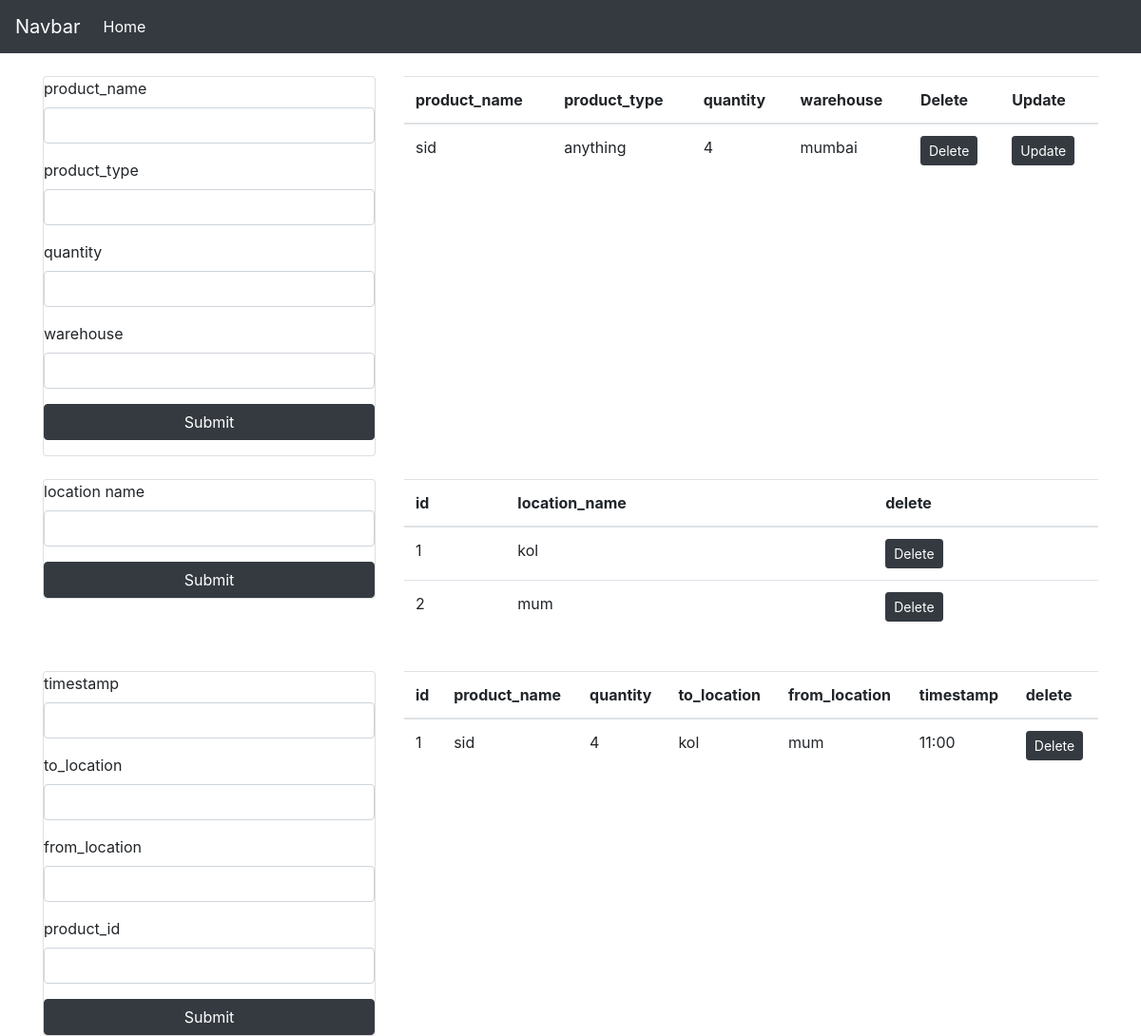
Before: / with the older database file.
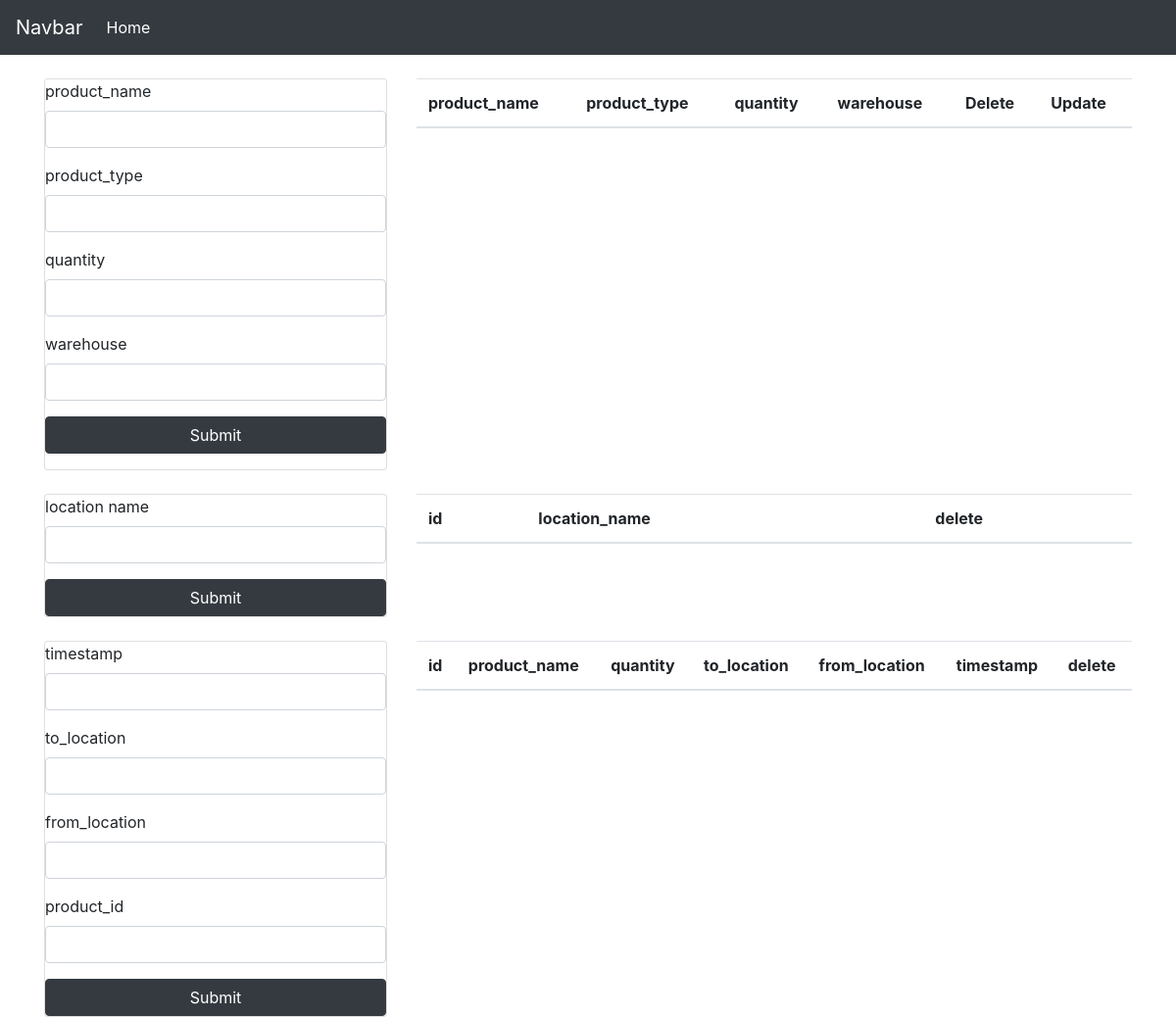
After: the same page with the newer database file.
### app.py (models this page shows)
class User1(db.Model):
    id = db.Column(db.Integer,primary_key=True, autoincrement=True)
    product_name = db.Column(db.String(200))
    product_type = db.Column(db.String(200))
    quantity = db.Column(db.String(200))
    warehouse = db.Column(db.String(200))
    movements = db.relationship('Movement', backref="user2")

class Location(db.Model):
    id = db.Column(db.Integer,primary_key=True, autoincrement=True)
    location_name = db.Column(db.String(200))

class Movement(db.Model):
    id = db.Column(db.Integer, primary_key=True)
    timestamp = db.Column(db.String(200))
    to_location = db.Column(db.String(200))
    from_location = db.Column(db.String(200))
    product_id = db.Column(db.Integer, db.ForeignKey('user1.id'))

### app.py (the view, shortened to what this page needs)
@app.route('/',methods=['GET','POST'])
def get():
    if request.method == "GET":
        user1s = User1.query.all()
        locations = Location.query.all()
        for i in locations:
            print(i)
        movements = db.session.query(User1, Movement).filter(User1.id == Movement.product_id ).all()
        page ='home'
        user = User1(id='',product_name='',product_type='',quantity='',warehouse='')
        return render_template('home.html',user1s=user1s,locations=locations,movements=movements,page=page,user=user)

### templates/home.html (shortened to what this page needs)
{% extends 'index.html' %}
{% block content %}
<br>
<div class="row">
    <div class="col-lg-4">
        <div class="card">
            {% if page == 'home' %}
            <form action="/" method="POST" class="form-group">
            {% endif %}
            <div class="form-group">
                <label for="">product_name</label>
                <input type="text" name="product_name" class="form-control" value={{user.product_name}}>
            </div>
            <div class="form-group">
                <label for="">product_type</label>
                <input type="text" name="product_type" class="form-control" value={{user.product_type}}>
            </div>
            <div class="form-group">
                <label for="">quantity</label>
                <input type="text" name="quantity" class="form-control" value={{user.quantity}}>
            </div>
            <div class="form-group">
                <label for="">warehouse</label>
                <input type="text" name="warehouse" class="form-control" value={{user.warehouse}}>
            </div>
            <button class="btn btn-block btn-dark">Submit</button>
            </form>
        </div>
    </div>
    <div class="col-lg-8">
        <table class="table">
            <thead>
                <th>product_name</th>
                <th>product_type</th>
                <th>quantity</th>
                <th>warehouse</th>
                <th>Delete</th>
                <th>Update</th>
            </thead>
            <tbody>
                {% for i in user1s %}
                <tr>
                    <td>{{ i.product_name }}</td>
                    <td>{{ i.product_type }}</td>
                    <td>{{ i.quantity }}</td>
                    <td>{{ i.warehouse }}</td>
                    <td>
                        <a href='/delete_product/{{i.id}}' class="btn btn-sm btn-dark">Delete</a>
                    </td>
                    <td>
                        <a href='/update_product/{{i.id}}' class="btn btn-sm btn-dark">Update</a>
                    </td>
                </tr>
                {% endfor %}
            </tbody>
        </table>
    </div>
</div>
<br>
<div class="row">
    <div class="col-lg-4">
        <div class="card">
            <form method="POST" action="/add_location">
                <div class="form-group">
                    <label for="">location name</label>
                    <input type="text" name="location_name" class="form-control" >
                </div>
                <button class="btn btn-block btn-dark">Submit</button>
            </form>
        </div>
    </div>
    <div class="col-lg-8">
        <table class="table">
            <thead>
                <th>id</th>
                <th>location_name</th>
                <th>delete</th>
            </thead>
            <tbody>
                {% for i in locations %}
                <tr>
                    <td>{{ i.id }}</td>
                    <td>{{ i.location_name }}</td>
                    <td>
                        <a href='/delete_location/{{i.id}}' class="btn btn-sm btn-dark">Delete</a>
                    </td>
                </tr>
                {% endfor %}
            </tbody>
        </table>
    </div>
</div>
<br>
<div class="row">
    <div class="col-lg-4">
        <div class="card">
            <form method="POST" action="/add_movement">
                <div class="form-group">
                    <label for="">timestamp</label>
                    <input type="text" name="timestamp" class="form-control" >
                </div>
                <div class="form-group">
                    <label for="">to_location</label>
                    <input type="text" name="to_location" class="form-control" >
                </div>
                <div class="form-group">
                    <label for="">from_location</label>
                    <input type="text" name="from_location" class="form-control" >
                </div>
                <div class="form-group">
                    <label for="">product_id</label>
                    <input type="text" name="product_id" class="form-control" >
                </div>
                <button class="btn btn-block btn-dark">Submit</button>
            </form>
        </div>
    </div>
    <div class="col-lg-8">
        <table class="table">
            <thead>
                <th>id</th>
                <th>product_name</th>
                <th>quantity</th>
                <th>to_location</th>
                <th>from_location</th>
                <th>timestamp</th>
                <th>delete</th>
            </thead>
            <tbody>
                {% for i in movements %}
                <tr>
                    <td>{{ i.User1.id }}</td>
                    <td>{{ i.User1.product_name }}</td>
                    <td>{{ i.User1.quantity }}</td>
                    <td>{{ i.Movement.to_location }}</td>
                    <td>{{ i.Movement.from_location }}</td>
                    <td>{{ i.Movement.timestamp }}</td>
                    <td>
                        <a href='/delete_movement/{{i.User1.id}}' class="btn btn-sm btn-dark">Delete</a>
                    </td>
                </tr>
                {% endfor %}
            </tbody>
        </table>
    </div>
</div>
{% endblock %}

### templates/index.html (shortened to what this page needs)
<!DOCTYPE html>
<html lang="en">
<head>
    <link rel="stylesheet" href="https://stackpath.bootstrapcdn.com/bootstrap/4.3.1/css/bootstrap.min.css">    <title>Document</title>
</head>
<body>
    <nav class="navbar navbar-expand-lg navbar-dark bg-dark">
        <a class="navbar-brand" href="#">Navbar</a>
        <div class="collapse navbar-collapse" id="navbarNavAltMarkup">
          <div class="navbar-nav">
            <a class="nav-item nav-link active" href="#">Home <span class="sr-only">(current)</span></a>
          </div>
        </div>
      </nav>
    <div class="container">
    {% block content %}{% endblock %}
</div>
</body>
</html>

Changed rows visible on the page:
removed User1: product_name "sid", product_type "anything", quantity "4", warehouse "mumbai", User1.id "1", User1.product_name "sid", User1.quantity "4", Movement.to_location "kol", Movement.from_location "mum", Movement.timestamp "11:00"
removed Location: id "1", location_name "kol"
removed Location: id "2", location_name "mum"
